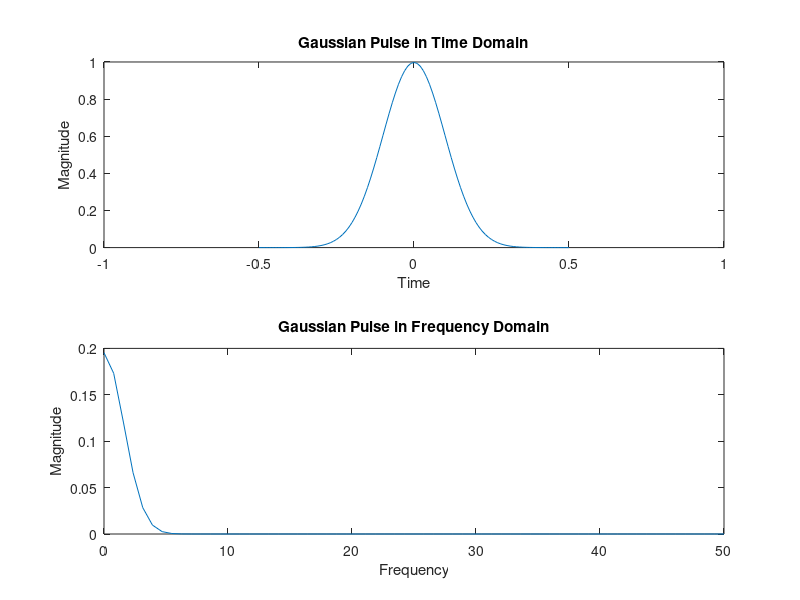

MATLAB code to generate this figure:
% Lab 1 Q3 %

% Convert a Gaussian pulse from time domain to the frequency domain?
% Plot the FFT of the Gaussian pulse.

% Time Vector
sampFreq = 100;
t = -0.5:1/sampFreq:0.5;

mean = 0;
var = 0.01;

% Gaussian pulse formula
gPulse = 1/(4*sqrt(2*pi*var))*(exp(-t.^2/(2*var)));

% Plotting time domain
subplot(2,1,1) 
plot(t, gPulse);
xlim([-1 1]);
xlabel('Time');
ylabel('Magnitude');
title('Gaussian Pulse in Time Domain')

% Freq domain
L = length(t);
n = 2^nextpow2(L);
Y = fft(gPulse, n);

% Frequency domain calculation
gPulse_freq = sampFreq*(0:(n/2))/n;
P = abs(Y/n);

% Plotting frequency domain
subplot(2,1,2) 
plot(gPulse_freq, P(1:n/2+1)) 
title('Gaussian Pulse in Frequency Domain')
xlabel('Frequency');
ylabel('Magnitude');